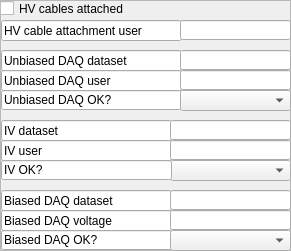
  <widget class="QFrame" name="frame_5">
   <property name="geometry">
    <rect>
     <x>620</x>
     <y>320</y>
     <width>291</width>
     <height>251</height>
    </rect>
   </property>
   <property name="frameShape">
    <enum>QFrame::StyledPanel</enum>
   </property>
   <property name="frameShadow">
    <enum>QFrame::Plain</enum>
   </property>
   <widget class="QCheckBox" name="ckHvCablesAttached">
    <property name="geometry">
     <rect>
      <x>0</x>
      <y>0</y>
      <width>171</width>
      <height>17</height>
     </rect>
    </property>
    <property name="text">
     <string>HV cables attached</string>
    </property>
   </widget>
   <widget class="QLineEdit" name="lineEdit_42">
    <property name="geometry">
     <rect>
      <x>1</x>
      <y>20</y>
      <width>181</width>
      <height>21</height>
     </rect>
    </property>
    <property name="text">
     <string>HV cable attachment user</string>
    </property>
    <property name="readOnly">
     <bool>true</bool>
    </property>
   </widget>
   <widget class="QLineEdit" name="leHvCablesAttachedUser">
    <property name="geometry">
     <rect>
      <x>180</x>
      <y>20</y>
      <width>111</width>
      <height>20</height>
     </rect>
    </property>
    <property name="text">
     <string/>
    </property>
    <property name="readOnly">
     <bool>true</bool>
    </property>
   </widget>
   <widget class="QLineEdit" name="lineEdit_43">
    <property name="geometry">
     <rect>
      <x>1</x>
      <y>50</y>
      <width>181</width>
      <height>21</height>
     </rect>
    </property>
    <property name="text">
     <string>Unbiased DAQ dataset</string>
    </property>
    <property name="readOnly">
     <bool>true</bool>
    </property>
   </widget>
   <widget class="QLineEdit" name="lineEdit_44">
    <property name="geometry">
     <rect>
      <x>1</x>
      <y>90</y>
      <width>181</width>
      <height>20</height>
     </rect>
    </property>
    <property name="text">
     <string>Unbiased DAQ OK?</string>
    </property>
    <property name="readOnly">
     <bool>true</bool>
    </property>
   </widget>
   <widget class="QLineEdit" name="lineEdit_45">
    <property name="geometry">
     <rect>
      <x>1</x>
      <y>70</y>
      <width>181</width>
      <height>21</height>
     </rect>
    </property>
    <property name="text">
     <string>Unbiased DAQ user</string>
    </property>
    <property name="readOnly">
     <bool>true</bool>
    </property>
   </widget>
   <widget class="QLineEdit" name="leUnbiasedDaq">
    <property name="geometry">
     <rect>
      <x>180</x>
      <y>50</y>
      <width>111</width>
      <height>20</height>
     </rect>
    </property>
    <property name="text">
     <string/>
    </property>
    <property name="readOnly">
     <bool>true</bool>
    </property>
   </widget>
   <widget class="QComboBox" name="cbUnbiasedDaqOK">
    <property name="geometry">
     <rect>
      <x>180</x>
      <y>90</y>
      <width>111</width>
      <height>21</height>
     </rect>
    </property>
    <property name="currentIndex">
     <number>-1</number>
    </property>
    <item>
     <property name="text">
      <string>yes</string>
     </property>
    </item>
    <item>
     <property name="text">
      <string>no</string>
     </property>
    </item>
   </widget>
   <widget class="QLineEdit" name="leUnbiasedDaqUser">
    <property name="geometry">
     <rect>
      <x>180</x>
      <y>70</y>
      <width>111</width>
      <height>20</height>
     </rect>
    </property>
    <property name="text">
     <string/>
    </property>
    <property name="readOnly">
     <bool>true</bool>
    </property>
   </widget>
   <widget class="QLineEdit" name="lineEdit_46">
    <property name="geometry">
     <rect>
      <x>1</x>
      <y>120</y>
      <width>171</width>
      <height>21</height>
     </rect>
    </property>
    <property name="text">
     <string>IV dataset</string>
    </property>
    <property name="readOnly">
     <bool>true</bool>
    </property>
   </widget>
   <widget class="QComboBox" name="cbIvOK">
    <property name="geometry">
     <rect>
      <x>170</x>
      <y>160</y>
      <width>121</width>
      <height>21</height>
     </rect>
    </property>
    <property name="currentIndex">
     <number>-1</number>
    </property>
    <item>
     <property name="text">
      <string>yes</string>
     </property>
    </item>
    <item>
     <property name="text">
      <string>no</string>
     </property>
    </item>
   </widget>
   <widget class="QLineEdit" name="leIvUser">
    <property name="geometry">
     <rect>
      <x>170</x>
      <y>140</y>
      <width>121</width>
      <height>20</height>
     </rect>
    </property>
    <property name="text">
     <string/>
    </property>
    <property name="readOnly">
     <bool>true</bool>
    </property>
   </widget>
   <widget class="QLineEdit" name="leIv">
    <property name="geometry">
     <rect>
      <x>170</x>
      <y>120</y>
      <width>121</width>
      <height>20</height>
     </rect>
    </property>
    <property name="text">
     <string/>
    </property>
    <property name="readOnly">
     <bool>true</bool>
    </property>
   </widget>
   <widget class="QLineEdit" name="lineEdit_47">
    <property name="geometry">
     <rect>
      <x>1</x>
      <y>160</y>
      <width>171</width>
      <height>20</height>
     </rect>
    </property>
    <property name="text">
     <string>IV OK?</string>
    </property>
    <property name="readOnly">
     <bool>true</bool>
    </property>
   </widget>
   <widget class="QLineEdit" name="lineEdit_48">
    <property name="geometry">
     <rect>
      <x>1</x>
      <y>140</y>
      <width>171</width>
      <height>21</height>
     </rect>
    </property>
    <property name="text">
     <string>IV user</string>
    </property>
    <property name="readOnly">
     <bool>true</bool>
    </property>
   </widget>
   <widget class="QLineEdit" name="lineEdit_49">
    <property name="geometry">
     <rect>
      <x>1</x>
      <y>190</y>
      <width>171</width>
      <height>21</height>
     </rect>
    </property>
    <property name="text">
     <string>Biased DAQ dataset</string>
    </property>
    <property name="readOnly">
     <bool>true</bool>
    </property>
   </widget>
   <widget class="QComboBox" name="cbBiasedDaqOK">
    <property name="geometry">
     <rect>
      <x>170</x>
      <y>230</y>
      <width>121</width>
      <height>21</height>
     </rect>
    </property>
    <property name="currentIndex">
     <number>-1</number>
    </property>
    <item>
     <property name="text">
      <string>yes</string>
     </property>
    </item>
    <item>
     <property name="text">
      <string>no</string>
     </property>
    </item>
   </widget>
   <widget class="QLineEdit" name="leBiasedDaqVoltage">
    <property name="geometry">
     <rect>
      <x>170</x>
      <y>210</y>
      <width>121</width>
      <height>20</height>
     </rect>
    </property>
    <property name="text">
     <string/>
    </property>
    <property name="readOnly">
     <bool>true</bool>
    </property>
   </widget>
   <widget class="QLineEdit" name="leBiasedDaq">
    <property name="geometry">
     <rect>
      <x>170</x>
      <y>190</y>
      <width>121</width>
      <height>20</height>
     </rect>
    </property>
    <property name="text">
     <string/>
    </property>
    <property name="readOnly">
     <bool>true</bool>
    </property>
   </widget>
   <widget class="QLineEdit" name="lineEdit_50">
    <property name="geometry">
     <rect>
      <x>1</x>
      <y>230</y>
      <width>171</width>
      <height>20</height>
     </rect>
    </property>
    <property name="text">
     <string>Biased DAQ OK?</string>
    </property>
    <property name="readOnly">
     <bool>true</bool>
    </property>
   </widget>
   <widget class="QLineEdit" name="lineEdit_51">
    <property name="geometry">
     <rect>
      <x>1</x>
      <y>210</y>
      <width>171</width>
      <height>21</height>
     </rect>
    </property>
    <property name="text">
     <string>Biased DAQ voltage</string>
    </property>
    <property name="readOnly">
     <bool>true</bool>
    </property>
   </widget>
   <zorder>ckHvCablesAttached</zorder>
   <zorder>lineEdit_42</zorder>
   <zorder>leHvCablesAttachedUser</zorder>
   <zorder>lineEdit_43</zorder>
   <zorder>lineEdit_44</zorder>
   <zorder>lineEdit_45</zorder>
   <zorder>leUnbiasedDaq</zorder>
   <zorder>cbUnbiasedDaqOK</zorder>
   <zorder>leUnbiasedDaqUser</zorder>
   <zorder>lineEdit_46</zorder>
   <zorder>cbIvOK</zorder>
   <zorder>leIv</zorder>
   <zorder>lineEdit_47</zorder>
   <zorder>lineEdit_48</zorder>
   <zorder>lineEdit_49</zorder>
   <zorder>leBiasedDaq</zorder>
   <zorder>lineEdit_50</zorder>
   <zorder>lineEdit_51</zorder>
   <zorder>leIvUser</zorder>
   <zorder>leBiasedDaqVoltage</zorder>
   <zorder>cbBiasedDaqOK</zorder>
  </widget>
